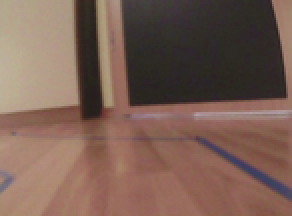
#> input picture Datensatz/Bilder/1/video1_0131_0075.png, 146 x 108 px, given in place of video1_0131_0075.png.avi, which was not available (shown 2 times larger)
$ python steuerwinkelerkennung.py ../../Datensatz/Bilder/1/video1_0131_0075.png
#> lines starting #> are read from the running program, lines starting #| are printed output that depends on the picture; after the words box and inside, x2 and y2 are one past the last pixel; in counts of white or black regions, pixels touching at a corner belong together; pictures that were not available may be replaced by others from this repository, and a replacement may not be noted
### code/Vorbereitung/fahrbahnerkennung.py
import cv2
import numpy as np
import math
import logging

def eckenerkennung(frame):
    #Algorithmus zur Eckenerkennung
    #in anderen farbbereich umwandeln um blau besser herauszufiltern
    hsv = cv2.cvtColor(frame, cv2.COLOR_BGR2HSV)
    #cv2.imwrite('hsv.jpg', hsv)

    #farbereich via trial and error herausgefunden
    lower_blue = np.array([60, 0, 50])
    upper_blue = np.array([140, 255, 200])
    #maske zum Herausfiltern
    mask = cv2.inRange(hsv, lower_blue, upper_blue)
    #nur die kanten anzeigen
    edges = cv2.Canny(mask, 200, 400)
    #cv2.imwrite('ecken.jpg', edges)
    return edges

def nur_relevante_Region(edges):
    #problem: eckenerkennung() auch viele in oberer haelfte

    #params intialisieren
    height, width = edges.shape
    mask = np.zeros_like(edges)

    #nur untere Haelfte ist interessant
    polygon = np.array([[
        (0, height * 1 / 2),
        (width, height * 1 / 2),
        (width, height),
        (0, height),
    ]], np.int32)

    #fuellen
    cv2.fillPoly(mask, polygon, 255)
    cropped_edges = cv2.bitwise_and(edges, mask)
    #cv2.imwrite('ecken_relevant.jpg', cropped_edges)
    return cropped_edges

def erkenne_Linien_Segmente(cropped_edges):
    #Grundlage: HoughLinesP Function
    #Umwandeln in Polarkoordinaten (kann auch vertikale Linien darstellen)
    rho = 1 #genauigkeit in px
    angle = np.pi / 180 #winkelgenauigkeit in °
    min_threshold = 5 #minimale anzahl an punkten
    line_segments = cv2.HoughLinesP(cropped_edges, rho, angle, min_threshold,
                                    np.array([]), minLineLength=3, maxLineGap=2)
    return line_segments

def zwei_Fahrbahnen(frame, line_segments):
    lane_lines = [] #fahrbahn

    if line_segments is None:
        return lane_lines

    height, width, _ = frame.shape
    left_fit = []
    right_fit = []

    boundary = 1/3
    left_region_boundary = width * (1 - boundary)  #grenze: rechtes drittel
    right_region_boundary = width * boundary # grenze: linkes drittel

    #wenn negative steigung --> rechte bahn, positive steigung: linke bahn
    for line_segment in line_segments:
        for x1, y1, x2, y2 in line_segment:
            if x1 == x2:
                continue
            fit = np.polyfit((x1, x2), (y1, y2), 1)
            slope = fit[0]
            intercept = fit[1]
            if slope < 0:
                if x1 < left_region_boundary and x2 < left_region_boundary:
                    left_fit.append((slope, intercept))
            else:
                if x1 > right_region_boundary and x2 > right_region_boundary:
                    right_fit.append((slope, intercept))

    #zu fahrbahn zusammenfuehren
    left_fit_average = np.average(left_fit, axis=0)
    if len(left_fit) > 0:
        lane_lines.append(make_points(frame, left_fit_average))

    right_fit_average = np.average(right_fit, axis=0)
    if len(right_fit) > 0:
        lane_lines.append(make_points(frame, right_fit_average))

    return lane_lines

def make_points(frame, line):
    #Hilffunkstion: gitb endpunkte eines linien_segmentes aus
    height, width, _ = frame.shape
    slope, intercept = line
    y1 = height
    y2 = int(y1 * 1 / 2)

    x1 = max(-width, min(2 * width, int((y1 - intercept) / slope)))
    x2 = max(-width, min(2 * width, int((y2 - intercept) / slope)))
    return [[x1, y1, x2, y2]]

def erkenne_Fahrbahn(bild):
    edges = eckenerkennung(bild)
    cropped_edges = nur_relevante_Region(edges)
    line_segments = erkenne_Linien_Segmente(cropped_edges)
    fahrbahn = zwei_Fahrbahnen(bild, line_segments)

    return fahrbahn

# [9 lines left out: function display_lines, not called in this run]

def steuer_winkel(frame, lane_lines):
    height, width, _ = frame.shape

    if len(lane_lines) == 0:
        return -90

    height, width, _ = frame.shape
    y_offset = int(height / 2)
    if len(lane_lines) == 1:
        x1, _, x2, _ = lane_lines[0][0]
        x_offset = x2 - x1
    else:
        #wenn beide linien zu sehen sind
        _, _, left_x2, _ = lane_lines[0][0]
        _, _, right_x2, _ = lane_lines[1][0]
        camera_mid_offset_percent = 0.02
        mid = int(width / 2 * (1 + camera_mid_offset_percent))
        x_offset = (left_x2 + right_x2) / 2 - mid


    angle_to_mid_radian = math.atan(x_offset / y_offset) #dreieck
    angle_to_mid_deg = int(angle_to_mid_radian * 180.0 / math.pi) #konvertieren
    steering_angle = angle_to_mid_deg + 90 #offset wird von PiCar benötigt

    return steering_angle

def display_heading_line(frame, steering_angle, line_color=(0, 0, 255), line_width=10):
    #intialisieren
    heading_image = np.zeros_like(frame)
    height, width, _ = frame.shape

    steering_angle_radian = steering_angle / 180.0 * math.pi
    #bildpunkte berechnen
    x1 = int(width / 2)
    y1 = height
    x2 = int(x1 - height / 2 / math.tan(steering_angle_radian))
    y2 = int(height / 2)

    cv2.line(heading_image, (x1, y1), (x2, y2), line_color, line_width) #punkte zu linie zusammenführen
    heading_image = cv2.addWeighted(frame, 0.8, heading_image, 1, 1)

    return heading_image

def smooth_steuer_Winkel(curr_steering_angle,
          new_steering_angle,
          num_of_lane_lines,
          max_angle_deviation_two_lines=5,
          max_angle_deviation_one_lane=1):
    if num_of_lane_lines == 2 :
        # if both lane lines detected, then we can deviate more
        max_angle_deviation = max_angle_deviation_two_lines
    else :
        # if only one lane detected, don't deviate too much
        max_angle_deviation = max_angle_deviation_one_lane

    angle_deviation = new_steering_angle - curr_steering_angle
    if abs(angle_deviation) > max_angle_deviation:
        stabilized_steering_angle = int(curr_steering_angle
            + max_angle_deviation * angle_deviation / abs(angle_deviation))
    else:
        stabilized_steering_angle = new_steering_angle
    return stabilized_steering_angle

# [9 lines left out: function main, not called in this run]
    #cv2.imwrite("fahrlinie.jpg", heading_image)

# [2 lines that do not run on import are left out]

#live video anzeigen
def show_image(title, frame):
    cv2.imshow(title, frame)

#um später einfach drauf zuzugreifen
class HandCodedLaneFollower(object):

    #Initialisiere
    def __init__(self, car=None):
        logging.info('Initialisiere PiCar..')
        self.car = car
        self.m_steuer_winkel = 90 #standard

    #gibt bild mit fahrstrecke zurück
    def folge_Fahrbahn(self, bild):
        fahrbahn = erkenne_Fahrbahn(bild)
        finales_bild = self.steuer(bild, fahrbahn)

        return finales_bild

    #erzeugt das bild mit der richtung
    def steuer(self, bild, fahrbahn):
        logging.debug('steuer..')
        if len(fahrbahn) == 0:
            logging.error('Keine Farhbahn vorhanden.')
            return bild

        n_steuer_winkel = steuer_winkel(bild, fahrbahn)
        self.m_steuer_winkel = smooth_steuer_Winkel(self.m_steuer_winkel, n_steuer_winkel, len(fahrbahn))

        if self.car is not None:
            self.car.front_wheels.turn(self.m_steuer_winkel)

        wohin_bild = display_heading_line(bild, self.m_steuer_winkel)

        return wohin_bild

### code/Vorbereitung/steuerwinkelerkennung.py
import cv2
import sys
import os
from fahrbahnerkennung import HandCodedLaneFollower

def speicher_steuerwinkelBild(video_file):
    lane_follower = HandCodedLaneFollower() #erstelle bilderkennung
    cap = cv2.VideoCapture(video_file + '.avi') #Initialisiere

    try:
        i = 0
        while cap.isOpened(): #solange video läuft
            _, frame = cap.read() #lese frame aus
#> frame is the input picture: shape (108, 146, 3); mean B, G, R 83.7, 95.2, 122.3
            winkelBild = lane_follower.folge_Fahrbahn(frame) #erstelle fahrbahnbild
#> in eckenerkennung, `hsv = cv2.cvtColor(frame, cv2.COLOR_BGR2HSV)`: hsv: shape (108, 146, 3); mean H, S, V 22.7, 77.2, 122.6
#> in eckenerkennung, `mask = cv2.inRange(hsv, lower_blue, upper_blue)`:
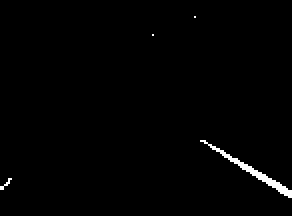
#> mask: shape (108, 146) (shown 2 times larger); 1% white in thin lines or dots, all inside (x1, y1, x2, y2) = (0, 8, 146, 99)
#> in eckenerkennung, `edges = cv2.Canny(mask, 200, 400)`:
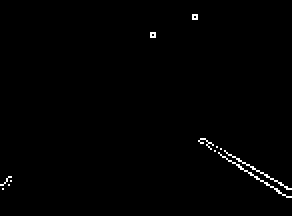
#> edges: shape (108, 146) (shown 2 times larger); 0.79% white in thin lines or dots, all inside (x1, y1, x2, y2) = (0, 7, 146, 99)
#> in nur_relevante_Region, `cv2.fillPoly(mask, polygon, 255)`:
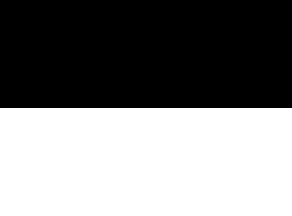
#> mask: shape (108, 146) (shown 2 times larger); 50% white; 1 white region, box (x1, y1, x2, y2) and area: (0, 54, 146, 108) 7884
#> in nur_relevante_Region, `cropped_edges = cv2.bitwise_and(edges, mask)`: cropped_edges: shape (108, 146); 0.69% white in thin lines or dots, all inside (x1, y1, x2, y2) = (0, 69, 146, 99)
#> in erkenne_Linien_Segmente, `line_segments = cv2.HoughLinesP(cropped_edges, rho, angle, min_thresho..`: line_segments = [[119, 80, 144, 94], [100, 69, 126, 83], [99, 70, 144, 98], [138, 95, 141, 97], [1, 92, 5, 88]]
#> the loop in zwei_Fahrbahnen, `for line_segment in line_segments:` made 5 passes
#> after the loop in zwei_Fahrbahnen, `for line_segment in line_segments:`: left_fit = [(-1, 93)]; right_fit = [(0.56, 13.36), (0.538, 15.15), (0.622, 8.4), (0.667, 3)]
#> in zwei_Fahrbahnen, `left_fit_average = np.average(left_fit, axis=0)`: left_fit_average = [-1, 93]
#> in make_points, `slope, intercept = line`: slope = -1; intercept = 93
#> in make_points, `x1 = max(-width, min(2 * width, int((y1 - intercept) / slope)))`: x1 = -15
#> in make_points, `x2 = max(-width, min(2 * width, int((y2 - intercept) / slope)))`: x2 = 39
#> in zwei_Fahrbahnen, `right_fit_average = np.average(right_fit, axis=0)`: right_fit_average = [0.597, 9.98]
#> in erkenne_Fahrbahn, `fahrbahn = zwei_Fahrbahnen(bild, line_segments)`: fahrbahn = [[[-15, 108, 39, 54]], [[164, 108, 73, 54]]]
#> in steuer_winkel, `_, _, left_x2, _ = lane_lines[0][0]`: left_x2 = 39
#> in steuer_winkel, `_, _, right_x2, _ = lane_lines[1][0]`: right_x2 = 73
#> in steuer_winkel, `x_offset = (left_x2 + right_x2) / 2 - mid`: x_offset = -18
#> in steuer_winkel, `angle_to_mid_radian = math.atan(x_offset / y_offset)`: angle_to_mid_radian = -0.322
#> in steuer_winkel, `angle_to_mid_deg = int(angle_to_mid_radian * 180.0 / math.pi)`: angle_to_mid_deg = -18
#> in steuer_winkel, `steering_angle = angle_to_mid_deg + 90`: steering_angle = 72
#> in smooth_steuer_Winkel, `angle_deviation = new_steering_angle - curr_steering_angle`: angle_deviation = -18
#> in smooth_steuer_Winkel, `stabilized_steering_angle = int(curr_steering_angle + max_angle_deviat..`: stabilized_steering_angle = 85
#> in display_heading_line, `steering_angle_radian = steering_angle / 180.0 * math.pi`: steering_angle_radian = 1.48
#> in display_heading_line, `x2 = int(x1 - height / 2 / math.tan(steering_angle_radian))`: x2 = 68
#> in display_heading_line, `cv2.line(heading_image, (x1, y1), (x2, y2), line_color, line_width)`:
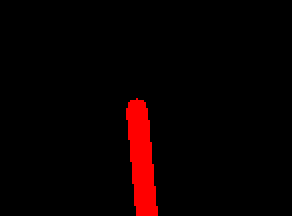
#> heading_image: shape (108, 146, 3) (shown 2 times larger); mean of channels 0, 1, 2 0, 0, 10.1; drawn as B, G, R
#> in display_heading_line, `heading_image = cv2.addWeighted(frame, 0.8, heading_image, 1, 1)`:
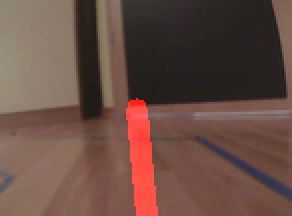
#> heading_image: shape (108, 146, 3) (shown 2 times larger); mean B, G, R 68, 77.1, 104.5
            cv2.imwrite("%s_%04d_%03d.png" % (video_file, i, lane_follower.m_steuer_winkel), winkelBild)
            i += 1 #spule ein frame vor in der Bezeichnung
            if cv2.waitKey(1) == ord('q'): #abbrechen bei tastendruck
#> (key q is pressed here)
                break
    finally: #wenn video zu ende
        cap.release()
        cv2.destroyAllWindows()

if __name__ == '__main__':
    print("Start. Dies wird einige Minuten dauern..")
    speicher_steuerwinkelBild(sys.argv[1]) #nimmt den ersten ausdruck aus cmd als argument
    print("Fertig")

$ run again, on Datensatz/Bilder/1/video1_0252_0069.png
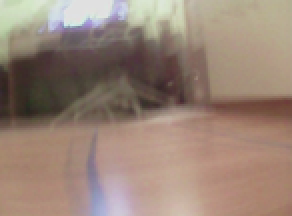
#> input picture Datensatz/Bilder/1/video1_0252_0069.png, 146 x 108 px, given in place of video1_0252_0069.png.avi, which was not available (shown 2 times larger)
#> in speicher_steuerwinkelBild, frame is the input picture: shape (108, 146, 3); mean B, G, R 118.5, 131.8, 152.8
#> hsv: shape (108, 146, 3); mean H, S, V 25.4, 63.4, 154.1
#> in eckenerkennung, `mask = cv2.inRange(hsv, lower_blue, upper_blue)`:
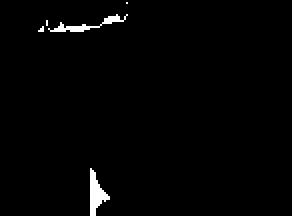
#> mask: shape (108, 146) (shown 2 times larger); 1.4% white; 5 white regions (3 under 20 px), largest, box (x1, y1, x2, y2) and area: (45, 84, 55, 108) 117, (24, 7, 64, 16) 93
#> edges: shape (108, 146); 0.97% white in thin lines or dots, all inside (x1, y1, x2, y2) = (19, 0, 65, 108)
#> cropped_edges: shape (108, 146); 0.37% white in thin lines or dots, all inside (x1, y1, x2, y2) = (44, 84, 55, 108)
#> in erkenne_Linien_Segmente, `line_segments = cv2.HoughLinesP(cropped_edges, rho, angle, min_thresho..`: line_segments = [[49, 92, 54, 98], [44, 107, 44, 84], [47, 85, 47, 88], [47, 106, 50, 100], [49, 103, 51, 100]]
#> the loop in zwei_Fahrbahnen, `for line_segment in line_segments:` made 5 passes
#> after the loop in zwei_Fahrbahnen, `for line_segment in line_segments:`: left_fit = [(-2, 200), (-1.5, 176.5)]; right_fit = [(1.2, 33.2)]
#> left_fit_average = [-1.75, 188.2]
#> slope = -1.75; intercept = 188.2
#> in make_points, `x1 = max(-width, min(2 * width, int((y1 - intercept) / slope)))`: x1 = 45
#> in make_points, `x2 = max(-width, min(2 * width, int((y2 - intercept) / slope)))`: x2 = 76
#> right_fit_average = [1.2, 33.2]
#> in erkenne_Fahrbahn, `fahrbahn = zwei_Fahrbahnen(bild, line_segments)`: fahrbahn = [[[45, 108, 76, 54]], [[62, 108, 17, 54]]]
#> left_x2 = 76
#> right_x2 = 17
#> x_offset = -27.5
#> angle_to_mid_radian = -0.471
#> angle_to_mid_deg = -26
#> steering_angle = 64
#> angle_deviation = -26
#> stabilized_steering_angle = 85
#> steering_angle_radian = 1.48
#> in display_heading_line, `x2 = int(x1 - height / 2 / math.tan(steering_angle_radian))`: x2 = 68
#> in display_heading_line, `heading_image = cv2.addWeighted(frame, 0.8, heading_image, 1, 1)`:
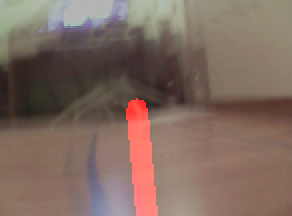
#> heading_image: shape (108, 146, 3) (shown 2 times larger); mean B, G, R 95.8, 106.5, 127.9

$ run again, on Datensatz/Bilder/1/video1_0350_0076.png
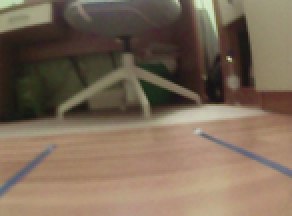
#> input picture Datensatz/Bilder/1/video1_0350_0076.png, 146 x 108 px, given in place of video1_0350_0076.png.avi, which was not available (shown 2 times larger)
#> in speicher_steuerwinkelBild, frame is the input picture: shape (108, 146, 3); mean B, G, R 87.8, 105.8, 123.6
#> hsv: shape (108, 146, 3); mean H, S, V 21.9, 77.2, 124.1
#> in eckenerkennung, `mask = cv2.inRange(hsv, lower_blue, upper_blue)`:
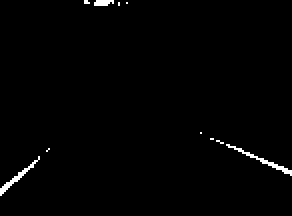
#> mask: shape (108, 146) (shown 2 times larger); 1.1% white in thin lines or dots
#> edges: shape (108, 146); 0.98% white in thin lines or dots
#> cropped_edges: shape (108, 146); 0.81% white in thin lines or dots, all inside (x1, y1, x2, y2) = (0, 65, 146, 98)
#> in erkenne_Linien_Segmente, `line_segments = cv2.HoughLinesP(cropped_edges, rho, angle, min_thresho..`: line_segments = [[0, 97, 15, 84], [106, 68, 145, 84], [104, 69, 122, 77], [0, 93, 8, 87], [134, 82, 145, 87], [6, 88, 13, 83], [127, 79, 137, 84]]
#> the loop in zwei_Fahrbahnen, `for line_segment in line_segments:` made 7 passes
#> after the loop in zwei_Fahrbahnen, `for line_segment in line_segments:`: left_fit = [(-0.867, 97), (-0.75, 93), (-0.714, 92.29)]; right_fit = [(0.41, 24.51), (0.444, 22.78), (0.455, 21.09), (0.5, 15.5)]
#> left_fit_average = [-0.777, 94.1]
#> slope = -0.777; intercept = 94.1
#> in make_points, `x1 = max(-width, min(2 * width, int((y1 - intercept) / slope)))`: x1 = -17
#> in make_points, `x2 = max(-width, min(2 * width, int((y2 - intercept) / slope)))`: x2 = 51
#> right_fit_average = [0.452, 20.97]
#> in erkenne_Fahrbahn, `fahrbahn = zwei_Fahrbahnen(bild, line_segments)`: fahrbahn = [[[-17, 108, 51, 54]], [[192, 108, 73, 54]]]
#> left_x2 = 51
#> right_x2 = 73
#> x_offset = -12
#> angle_to_mid_radian = -0.219
#> angle_to_mid_deg = -12
#> steering_angle = 78
#> angle_deviation = -12
#> stabilized_steering_angle = 85
#> steering_angle_radian = 1.48
#> in display_heading_line, `x2 = int(x1 - height / 2 / math.tan(steering_angle_radian))`: x2 = 68
#> in display_heading_line, `heading_image = cv2.addWeighted(frame, 0.8, heading_image, 1, 1)`:
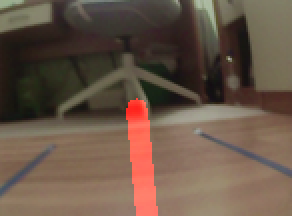
#> heading_image: shape (108, 146, 3) (shown 2 times larger); mean B, G, R 71.3, 85.7, 104.9

$ run again, on Datensatz/Bilder/1/video2_0046_0096.png
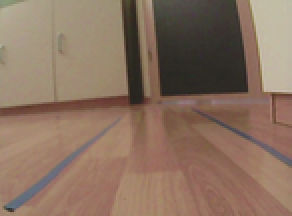
#> input picture Datensatz/Bilder/1/video2_0046_0096.png, 146 x 108 px, given in place of video2_0046_0096.png.avi, which was not available (shown 2 times larger)
#> in speicher_steuerwinkelBild, frame is the input picture: shape (108, 146, 3); mean B, G, R 96.3, 113.5, 138
#> hsv: shape (108, 146, 3); mean H, S, V 16.3, 76.4, 138.2
#> in eckenerkennung, `mask = cv2.inRange(hsv, lower_blue, upper_blue)`:
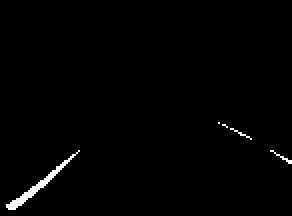
#> mask: shape (108, 146) (shown 2 times larger); 1% white in thin lines or dots, all inside (x1, y1, x2, y2) = (3, 61, 146, 105)
#> edges: shape (108, 146); 0.96% white in thin lines or dots, all inside (x1, y1, x2, y2) = (3, 60, 146, 105)
#> in erkenne_Linien_Segmente, `line_segments = cv2.HoughLinesP(cropped_edges, rho, angle, min_thresho..`: line_segments = 19 rows, first 6: [8, 104, 13, 99], [22, 89, 31, 80], [11, 102, 19, 94], [108, 61, 118, 66], [22, 93, 37, 78], [16, 98, 21, 93]
#> the loop in zwei_Fahrbahnen, `for line_segment in line_segments:` made 19 passes
#> after the loop in zwei_Fahrbahnen, `for line_segment in line_segments:`: left_fit = [(-1, 112), (-1, 111), (-1, 113), (-1, 115), (-1, 114), (-0.875, 105.6), (-1, 108), (-1, 110), (-1, 114), (-0.667, 100), (-1, 109)]; right_fit = [(0.5, 7), (0.556, -1), (0.5, 5), (0.429, 15.86), (0.5, 9), (4.2e-15, 76)]
#> left_fit_average = [-0.958, 110.1]
#> slope = -0.958; intercept = 110.1
#> in make_points, `x1 = max(-width, min(2 * width, int((y1 - intercept) / slope)))`: x1 = 2
#> in make_points, `x2 = max(-width, min(2 * width, int((y2 - intercept) / slope)))`: x2 = 58
#> right_fit_average = [0.414, 18.64]
#> in erkenne_Fahrbahn, `fahrbahn = zwei_Fahrbahnen(bild, line_segments)`: fahrbahn = [[[2, 108, 58, 54]], [[215, 108, 85, 54]]]
#> left_x2 = 58
#> right_x2 = 85
#> x_offset = -2.5
#> angle_to_mid_radian = -0.0463
#> angle_to_mid_deg = -2
#> steering_angle = 88
#> angle_deviation = -2
#> stabilized_steering_angle = 88
#> steering_angle_radian = 1.54
#> in display_heading_line, `x2 = int(x1 - height / 2 / math.tan(steering_angle_radian))`: x2 = 71
#> in display_heading_line, `heading_image = cv2.addWeighted(frame, 0.8, heading_image, 1, 1)`:
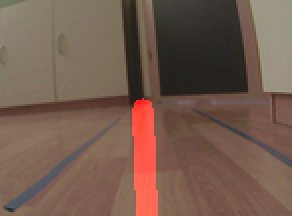
#> heading_image: shape (108, 146, 3) (shown 2 times larger); mean B, G, R 78, 91.8, 116.8
